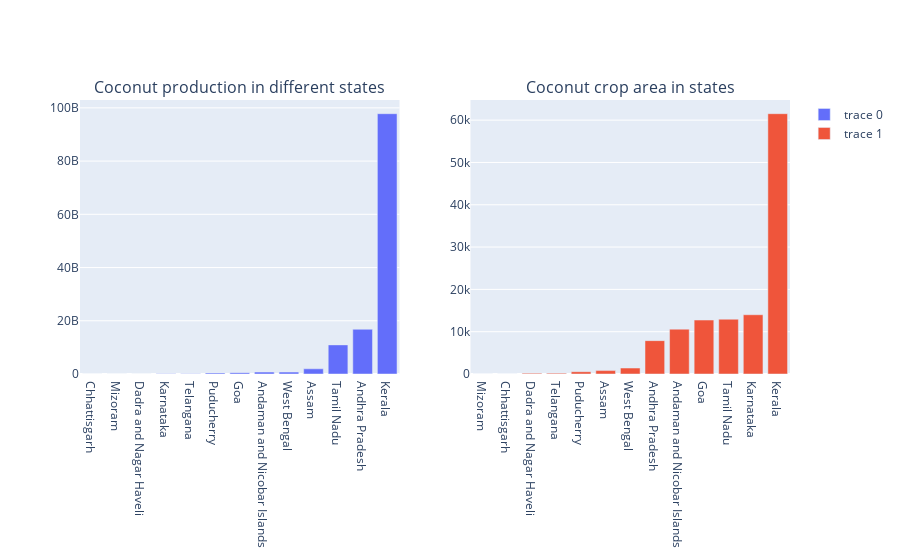

Here is the notebook cell this chart was saved with:
### Markdown cell above
# COCONUT

### Code cell
coconut= df[df['Crop']=='Coconut ']

fig = py.subplots.make_subplots(rows=1,cols=2,
                               subplot_titles=('Coconut production in different states', 'Coconut crop area in states'))

temp = coconut.groupby(by='State_Name')['Production'].sum().reset_index().sort_values(by='Production')
trace0 = go.Bar(x=temp['State_Name'], y=temp['Production'])

temp = coconut.groupby(by='State_Name',)['Area'].mean().reset_index().sort_values(by='Area')
trace1 = go.Bar(x=temp['State_Name'], y=temp['Area'])

fig.append_trace(trace0, 1,1)
fig.append_trace(trace1, 1,2)
fig.show()

### Figure 1 — Plotly figure (JSON) as saved in the notebook; plotly's stock layout.template omitted (floating-point values rounded to 4 significant figures)
{"data": [{"type": "bar", "x": ["Chhattisgarh", "Mizoram", "Dadra and Nagar Haveli", "Karnataka", "Telangana ", "Puducherry", "Goa", "Andaman and Nicobar Islands", "West Bengal", "Assam", "Tamil Nadu", "Andhra Pradesh", "Kerala"], "xaxis": "x", "y": [0, 40, 117288, 56770000.0, 105672992, 379139000, 503112559, 717790000, 717841216, 1954408105, 10937742655, 16806002260, 97803036000], "yaxis": "y"}, {"type": "bar", "x": ["Mizoram", "Chhattisgarh", "Dadra and Nagar Haveli", "Telangana ", "Puducherry", "Assam", "West Bengal", "Andhra Pradesh", "Andaman and Nicobar Islands", "Goa", "Tamil Nadu", "Karnataka", "Kerala"], "xaxis": "x2", "y": [7.5, 13.92, 182.2, 203.7, 540.9, 806.7, 1409.0, 7887.0, 10600.0, 12750.0, 12960.0, 14010.0, 61520.0], "yaxis": "y2"}], "layout": {"annotations": [{"font": {"size": 16}, "showarrow": false, "text": "Coconut production in different states", "x": 0.225, "xanchor": "center", "xref": "paper", "y": 1, "yanchor": "bottom", "yref": "paper"}, {"font": {"size": 16}, "showarrow": false, "text": "Coconut crop area in states", "x": 0.775, "xanchor": "center", "xref": "paper", "y": 1, "yanchor": "bottom", "yref": "paper"}], "xaxis": {"anchor": "y", "domain": [0, 0.45]}, "xaxis2": {"anchor": "y2", "domain": [0.55, 1]}, "yaxis": {"anchor": "x", "domain": [0, 1]}, "yaxis2": {"anchor": "x2", "domain": [0, 1]}}}
